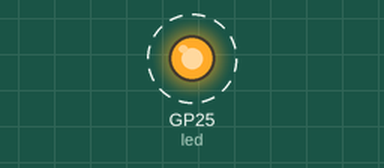
This program was run on a simulated Raspberry Pi Pico running MicroPython. On the bench: output pins drawn as LEDs (lit = HIGH). Dashed ring = blinking. What the program prints to the serial console is not drawn. At 1.5 s the program stops and its outputs stay as they are.

Above: at 0.07 s.
Timing chart, 0 to 3.0 s (numbered marks = the images above):
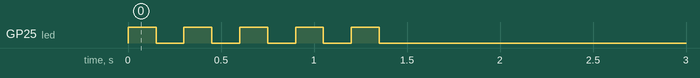

The program:

01_blink.py
```python
"""
Bring-up 01 — MicroPython sanity.

Blinks the Pico's onboard LED ten times and prints PASS. If you don't
see the LED blink AND don't see the PASS line, MicroPython isn't running
properly. Re-flash the .uf2.

On the Pico W the onboard LED is wired to the WL_GPIO0 pin of the wifi
chip, not GP25; this script handles both.
"""

import time
from machine import Pin

try:
    led = Pin("LED", Pin.OUT)         # Pico W / Pico 2 W
    where = "Pin('LED')"
except (TypeError, ValueError):
    led = Pin(25, Pin.OUT)            # Pico / Pico 2
    where = "Pin(25)"

print("blinking via", where)
for i in range(10):
    led.toggle()
    time.sleep(0.15)
led.value(0)

print("PASS: pico alive, MicroPython responsive")
```

Measured:
- by itself, GP25 (led): alternates HIGH for 0.15 s and LOW for 0.15 s, 10 changes in all, then stays LOW
